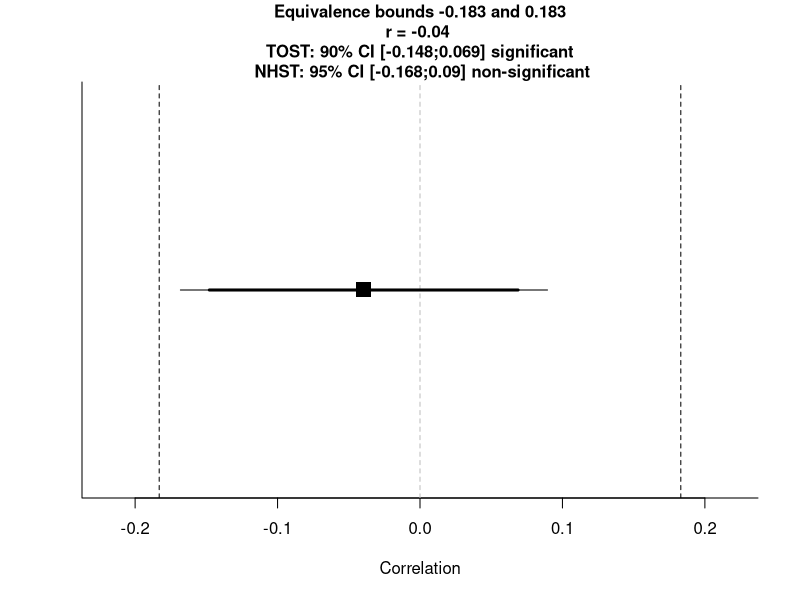
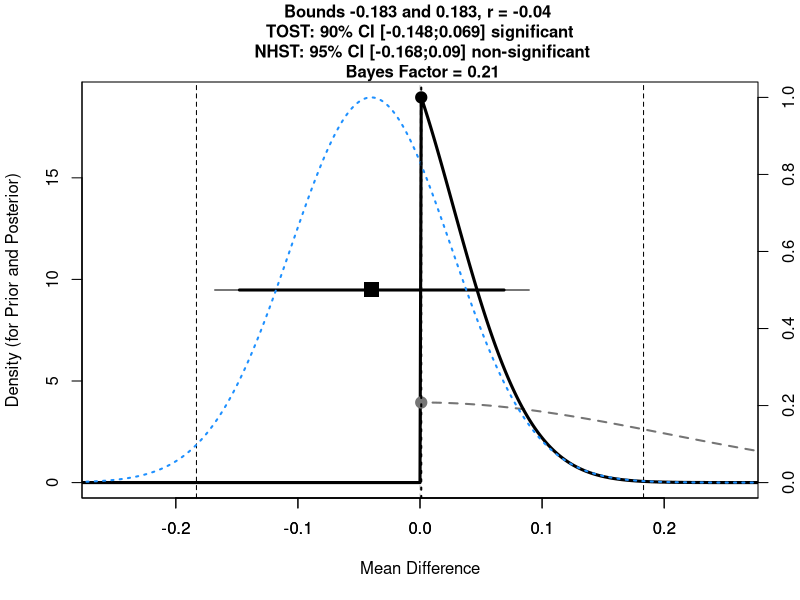

R code for these plots, in order: (Note: this script raises an error after producing the figures.)
## Added Bayes factors and Daniels graphs to TOSTr

## Problem: 
## The Bs calculated across the TOSTr, Wienes & Baguley&Kay calculators appear identical for smaller effect (see lines: 189-247)
## But the Bs from the TOSTr differ greatly from the other two as the data differences get bigger (see lines 257-306)


TOSTr.bf<-function(n, r, low_eqbound_r, high_eqbound_r, alpha, plot = TRUE, prior_dist, effect_prior, se_prior, df_prior, uniform_lower_bound, uniform_upper_bound){
  if(missing(alpha)) {
    alpha <- 0.05
  }
  
  # Calculate TOST, t-test, 90% CIs and 95% CIs
  z1<-((log((1+abs(r))/(1-abs(r)))/2)-(log((1+low_eqbound_r)/(1-low_eqbound_r))/2))/(sqrt(1/(n-3)))
  z2<-((log((1+abs(r))/(1-abs(r)))/2)-(log((1+high_eqbound_r)/(1-high_eqbound_r))/2))/(sqrt(1/(n-3)))
  p1<-ifelse(low_eqbound_r<r,pnorm(-abs(z1)),1-pnorm(-abs(z1)))
  p2<-ifelse(high_eqbound_r>r,pnorm(-abs(z2)),1-pnorm(-abs(z2)))
  ptost<-max(p1,p2)
  pttest<-2*(1-pt(abs(r)*sqrt(n-2)/sqrt(1-abs(r)^2),n-2))
  zLL90<-(log((1+r)/(1-r))/2)-qnorm(1-alpha)*sqrt(1/(n-3))
  zUL90<-(log((1+r)/(1-r))/2)+qnorm(1-alpha)*sqrt(1/(n-3))
  LL90<-(exp(1)^(2*zLL90)-1)/(exp(1)^(2*zLL90)+1)
  UL90<-(exp(1)^(2*zUL90)-1)/(exp(1)^(2*zUL90)+1)
  zLL95<-(log((1+r)/(1-r))/2)-qnorm(1-(alpha/2))*sqrt(1/(n-3))
  zUL95<-(log((1+r)/(1-r))/2)+qnorm(1-(alpha/2))*sqrt(1/(n-3))
  LL95<-(exp(1)^(2*zLL95)-1)/(exp(1)^(2*zLL95)+1)
  UL95<-(exp(1)^(2*zUL95)-1)/(exp(1)^(2*zUL95)+1)
  testoutcome<-ifelse(pttest<alpha,"significant","non-significant")
  TOSToutcome<-ifelse(ptost<alpha,"significant","non-significant")
  
  # Plot results
  if (plot == TRUE) {
    plot(NA, ylim=c(0,1), xlim=c(min(LL90,low_eqbound_r)-max(UL90-LL90, high_eqbound_r-low_eqbound_r)/10, max(UL90,high_eqbound_r)+max(UL90-LL90, high_eqbound_r-low_eqbound_r)/10), bty="l", yaxt="n", ylab="",xlab="Correlation")
    points(x=r, y=0.5, pch=15, cex=2)
    abline(v=high_eqbound_r, lty=2)
    abline(v=low_eqbound_r, lty=2)
    abline(v=0, lty=2, col="grey")
    segments(LL90,0.5,UL90,0.5, lwd=3)
    segments(LL95,0.5,UL95,0.5, lwd=1)
    title(main=paste("Equivalence bounds ",round(low_eqbound_r,digits=3)," and ",round(high_eqbound_r,digits=3),"\nr = ",round(r,digits=3)," \n TOST: ", 100*(1-alpha*2),"% CI [",round(LL90,digits=3),";",round(UL90,digits=3),"] ", TOSToutcome," \n NHST: ", 100*(1-alpha),"% CI [",round(LL95,digits=3),";",round(UL95,digits=3),"] ", testoutcome,sep=""), cex.main=1)
  }
  
  # Print TOST and t-test results in message form
  message(cat("Using alpha = ",alpha," the NHST t-test was ",testoutcome,", p = ",pttest,sep=""))
  cat("\n")
  message(cat("Using alpha = ",alpha, " the equivalence test was ",TOSToutcome,", p = ",ptost,sep=""))
  
  # Print TOST and t-test results in table form
  TOSTresults<-data.frame(p1,p2)
  colnames(TOSTresults) <- c("p-value 1","p-value 2")
  bound_r_results<-data.frame(low_eqbound_r,high_eqbound_r)
  colnames(bound_r_results) <- c("low bound r","high bound r")
  CIresults<-data.frame(LL90,UL90)
  colnames(CIresults) <- c(paste("Lower Limit ",100*(1-alpha*2),"% CI raw",sep=""),paste("Upper Limit ",100*(1-alpha*2),"% CI raw",sep=""))
  cat("TOST results:\n")
  print(TOSTresults)
  cat("\n")
  cat("Equivalence bounds (r):\n")
  print(bound_r_results)
  cat("\n")
  cat("TOST confidence interval:\n")
  print(CIresults)
  
  #below added BF calc
  bayes<-TRUE #expect to provide bayes
  effect_prior<-  0.5*log((1 + effect_prior)/(1 - effect_prior)) #transform the effect_prior from r to Fisher's z
  r_fisher <- 0.5*log((1 + r)/(1 - r)) #transform the obtained r to Fisher's z
  df=n-2
  sem_fisher <- 1/sqrt(df-1)
  if(missing(prior_dist)) {
    bayes<-FALSE #if no prior effect size is provided, BF not calculated
  }
  if(bayes==TRUE){
    if(prior_dist=="normal"){
      if(missing(se_prior)){
        se_prior<-effect_prior/2 #if not specified otherwise, default SE is effect/2
      }
    }
    if(prior_dist=="halfnormal"){
      if(missing(se_prior)){
        se_prior<-effect_prior #if not specified otherwise, default SE is effect
        effect_prior<-0 #halfnormal is centered on 0
      } }
    if(prior_dist=="cauchy"){
      df_prior<-1
      if(missing(se_prior)){
        df_prior<-1
        se_prior<-effect_prior/2} #if not specified otherwise, default SE is effect
    }
    if(prior_dist=="halfcauchy"){
      df_prior<-1
      if(missing(se_prior)){
        df_prior<-1
        se_prior<-effect_prior #if not specified otherwise, default SE is effect
        effect_prior<-0 #halfcauchy is centered on 0
      }
    }
    if(missing(df_prior)){
      df_prior<-1000 #if not specified otherwise, default df = 100000 (practically normal)
    }
    if(prior_dist=="uniform"){
      theta = ((uniform_upper_bound + uniform_lower_bound)/2) - (2 * (uniform_upper_bound - uniform_lower_bound))
      tLL <- ((uniform_upper_bound + uniform_lower_bound)/2) - (2 * (uniform_upper_bound - uniform_lower_bound))
      tUL <- ((uniform_upper_bound + uniform_lower_bound)/2) + (2 * (uniform_upper_bound - uniform_lower_bound))
      incr <- (tUL - tLL) / 4000
      theta=seq(from = theta, by = incr, length = 4001)
      dist_theta = numeric(4001)
      dist_theta[theta >= uniform_lower_bound & theta <= uniform_upper_bound] = 1
    } else {
      theta <- effect_prior - 10 * se_prior
      incr <- se_prior / 200
      theta=seq(from = effect_prior - 10 * se_prior, by = incr, length = 4001)
      dist_theta <- dt(x = (theta-effect_prior)/se_prior, df=df_prior)
      if(prior_dist=="halfnormal"){
        dist_theta[theta <= 0] = 0
      }
      if(prior_dist=="halfcauchy"){
        dist_theta[theta <= 0] = 0
      }
    }
    dist_theta_alt = dist_theta/sum(dist_theta)
    likelihood <- dt((r_fisher-theta)/(sem_fisher), df = df) 
    likelihood_alt = likelihood/sum(likelihood) # alternative computation with normalized vectors
    height <- dist_theta * likelihood # Multiply prior with likelihood, this gives the unstandardized posterior
    area <- sum(height * incr)
    normarea <- sum(dist_theta * incr)
    height_alt = dist_theta_alt * likelihood_alt
    height_alt = height_alt/sum(height_alt)
    LikelihoodTheory <- area/normarea
    LikelihoodNull <- dt(r_fisher/(sem_fisher), df = df)
    BayesFactor <- round(LikelihoodTheory / LikelihoodNull, 2)
    bayes_results <- data.frame(BayesFactor, LikelihoodTheory, LikelihoodNull)
    colnames(bayes_results) <- c("Bayes Factor","Likelihood (alternative)","Likelihood (null)")
    cat("Bayes Results:\n")
    print(bayes_results)
    cat("\n")
    # Print TOST and t-test results in table form
    invisible(list(r=r,TOST_p1=p1,TOST_p2=p2,alpha=alpha,low_eqbound_r=low_eqbound_r,high_eqbound_r=high_eqbound_r, LL_CI_TOST=LL90,UL_CI_TOST=UL90,LL_CI_TTEST=LL95, UL_CI_TTEST=UL95,bf=BayesFactor, ll_theory=LikelihoodTheory, ll_null=LikelihoodNull))
    #plot (adapted from Wiens by DL)
    myminY = 1
    # rescale prior and posterior to sum = 1 (density)
    dist_theta_alt = dist_theta_alt / (sum(dist_theta_alt)*incr)
    height_alt = height_alt/(sum(height_alt)*incr)
    # rescale likelood to maximum = 1
    likelihood_alt = likelihood_alt / max(likelihood_alt)
    data = cbind(dist_theta_alt, height_alt)
    maxy = max(data)
    max_per_x = apply(data,1,max)
    max_x_keep = max_per_x/maxy*100 > myminY  # threshold (1%) here
    x_keep = which(max_x_keep==1)
    #png(file=paste("Fig1.png",sep=""),width=2300,height=2000, units = "px", res = 300)
    plot(NA, ylim=c(0,maxy), xlim=c(min(LL90,low_eqbound_r)-max(UL90-LL90, high_eqbound_r-low_eqbound_r)/5, max(UL90,high_eqbound_r)+max(UL90-LL90, high_eqbound_r-low_eqbound_r)/5), bty="l", yaxt="n", ylab="",xlab="Mean Difference")
    points(x=r, y=maxy/2, pch=15, cex=2)
    abline(v=high_eqbound_r, lty=2)
    abline(v=low_eqbound_r, lty=2)
    abline(v=0, lty=2, col="grey")
    segments(LL90,maxy/2,UL90,maxy/2, lwd=3)
    segments(LL95,maxy/2,UL95,maxy/2, lwd=1)
    if(bayes==FALSE) {
      title(main=paste("Equivalence bounds ",round(low_eqbound_r,digits=3)," and ",round(high_eqbound_r,digits=3),"\nr = ",round(r,digits=3)," \n TOST: ", 100*(1-alpha*2),"% CI [",round(LL90,digits=3),";",round(UL90,digits=3),"] ", TOSToutcome," \n NHST: ", 100*(1-alpha),"% CI [",round(LL95,digits=3),";",round(UL95,digits=3),"] ", testoutcome, sep=""), cex.main=1)
    }
    if(bayes==TRUE){
      par(new=TRUE)
      plot(theta, dist_theta_alt, type = "l",
           ylim = c(0, maxy),
           xlim=c(min(LL90,low_eqbound_r)-max(UL90-LL90, high_eqbound_r-low_eqbound_r)/5, max(UL90,high_eqbound_r)+max(UL90-LL90, high_eqbound_r-low_eqbound_r)/5),
           ylab = "Density (for Prior and Posterior)", xlab = "", col = "grey46", lwd = 2, lty = 2)
      lines(theta, height_alt, type = "l", col = "black", lwd = 3, lty = 1)
      theta0 = which(theta == min(theta[theta>0]))
      points(theta[theta0],dist_theta_alt[theta0], pch = 19, col = "grey46", cex = 1.5)
      points(theta[theta0],height_alt[theta0], pch = 19, col = "black", cex = 1.5)
      par(new = T)
      plot(theta, likelihood_alt, type = "l",
           ylim = c(0, 1),
           xlim=c(min(LL90,low_eqbound_r)-max(UL90-LL90, high_eqbound_r-low_eqbound_r)/5, max(UL90,high_eqbound_r)+max(UL90-LL90, high_eqbound_r-low_eqbound_r)/5),     col = "dodgerblue", lwd = 2, lty = 3, axes = F, xlab = NA, ylab = NA)
      axis(side = 4)
      mtext(side = 4, line = 3, 'Likelihood')
      abline(v = theta[theta0], lwd = 2, lty = 3)
      if(bayes==TRUE){
        title(main=paste("Bounds ",round(low_eqbound_r,digits=3)," and ",round(high_eqbound_r,digits=3),", r = ",round(r,digits=3)," \n TOST: ", 100*(1-alpha*2),"% CI [",round(LL90,digits=3),";",round(UL90,digits=3),"] ", TOSToutcome," \n NHST: ", 100*(1-alpha),"% CI [",round(LL95,digits=3),";",round(UL95,digits=3),"] ", testoutcome,"\n Bayes Factor = ", BayesFactor, sep=""), cex.main=1)
      }
      #dev.off()
    }  }  }






########### Small raw effects seem to work fine:


# Using Example 5 data from Lakens, Scheel & Isager
# Kahane reported r(229)=-0.04,p=.525,N=231
# This Bayes factor predicts an r = 0.2 (average effect in Social Psych)

# HalfNormal
TOSTr.bf(n = 231, 
         r = -0.04, 
         low_eqbound_r = -0.1830961, 
         high_eqbound_r = 0.1830961, 
         alpha = 0.05, 
         prior_dist = "halfnormal", 
         effect_prior = 0.2, 
         ) 
# B = 0.21
library(psych)
fisherz(-0.04) # -0.04002135, 
1/sqrt(229 -1) # 0.06622662, sem
BF_t(meantheory=0, sdtheory=.2, dftheory=10000, meanobtained=-0.04, semobtained=0.06622662, dfobtained=10000, tail = 1) # 0.21, matches Wiens
Bf( 0.06622662, -0.04, 0, meanoftheory=0, sdtheory=.2, tail=1) # 0.2118514, matches Baguley & Kaye


# Normal
TOSTr.bf(n = 231, 
         r = -0.04, 
         low_eqbound_r = -0.1830961, 
         high_eqbound_r = 0.1830961, 
         alpha = 0.05, 
         prior_dist = "normal", 
         effect_prior = 0.2, 
) 
# B = 0.09
library(psych)
fisherz(-0.04) # -0.04002135, 
1/sqrt(229 -1) # 0.06622662, sem
BF_t(meantheory=.2, sdtheory=.2/2, dftheory=10000, meanobtained=-0.04002135, semobtained=0.06622662, dfobtained=10000, tail = 2) # 0.09, matches Wiens
Bf( 0.06622662, -0.04002135, 0, meanoftheory=.2, sdtheory=.2/2, tail=2) # 0.08948947, matches Baguley & Kaye



# Uniform
TOSTr.bf(n = 231, 
         r = -0.04, 
         low_eqbound_r = -0.1830961, 
         high_eqbound_r = 0.1830961, 
         alpha = 0.05, 
         prior_dist = "uniform", 
         effect_prior = 0.2,
         uniform_lower_bound= 0,
         uniform_upper_bound=.5
) 
# B = 0.11
library(psych)
fisherz(-0.04) # -0.04002135, 
1/sqrt(229 -1) # 0.06622662, sem
BF_U(LL=0, UL=.5, meanobtained=-0.04002135, semobtained=0.06622662, dfobtained=100000) # 0.11
Bf(0.06622662 , -0.04002135 , 1, lower=0, upper=.5) # B=0.1084745









########### Larger raw effects generate different Bs to those obtained by Wienes and Baguley&Kaye


# HalfNormal
TOSTr.bf(n = 50, 
         r = 0.5, 
         low_eqbound_r = -0.1830961, 
         high_eqbound_r = 0.1830961, 
         alpha = 0.05, 
         prior_dist = "halfnormal", 
         effect_prior = 0.2
) 
# B = 61.01
fisherz(0.5) # 0.5493061, 
1/sqrt(48 -1) # 0.145865, sem
BF_t(meantheory=0, sdtheory=.2, dftheory=10000, meanobtained=0.5493061, semobtained=0.145865, dfobtained=10000, tail = 1) # 120.28, 
Bf( 0.145865, 0.5493061, 0, meanoftheory=0, sdtheory=.2, tail=1) # 120.5213, matches Baguley & Kaye


# Normal
TOSTr.bf(n = 50, 
         r = 0.5, 
         low_eqbound_r = -0.1830961, 
         high_eqbound_r = 0.1830961, 
         alpha = 0.05, 
         prior_dist = "normal", 
         effect_prior = 0.2 
) 
# B = 71.74
fisherz(0.5) # 0.5493061, 
1/sqrt(48 -1) # 0.145865, sem
BF_t(meantheory=.2, sdtheory=.2/2, dftheory=10000, meanobtained=0.5493061, semobtained=0.145865, dfobtained=10000, tail = 2) # 
Bf( 0.145865, 0.5493061, 0, meanoftheory=.2, sdtheory=.2/2, tail=2) # 140.8387, matches Baguley & Kaye



# Uniform
TOSTr.bf(n = 50, 
         r = 0.5, 
         low_eqbound_r = -0.1830961, 
         high_eqbound_r = 0.1830961, 
         alpha = 0.05, 
         prior_dist = "uniform", 
         effect_prior = 0.2 ,
         uniform_lower_bound= 0,
         uniform_upper_bound=.5
) 
# B = 153.83
library(psych)
fisherz(-0.04) # 0.04002135
BF_U(LL=0, UL=.5, meanobtained=0.5493061, semobtained=0.145865, dfobtained=100000) # 322.91
Bf(0.145865 , 0.5493061 , 1, lower=0, upper=.5) # B=323.6547

















